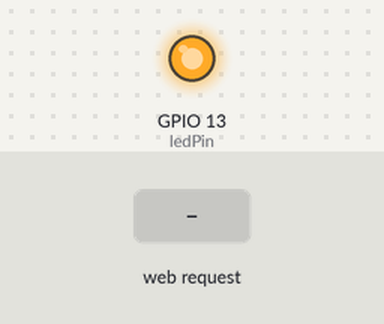
The sketch below on a simulated ESP8266 (NodeMCU). On the bench: output pins drawn as LEDs (lit = HIGH). The test bench sets the inputs (shaded band). WiFi joins after 1.5 s; servers stay silent unless stated; what the sketch prints to the serial monitor is not drawn.

Above: at 2.8 s.
2.9 s: HTTP request GET /LED=ON received
At 3.6 s:
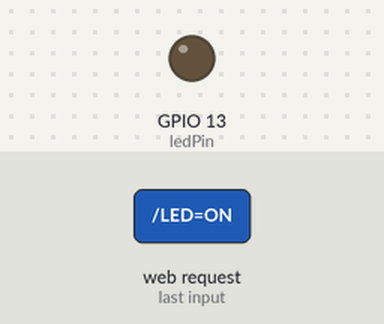
Timing chart, 0 to 5.9 s (numbered marks = the images above; inputs shaded):
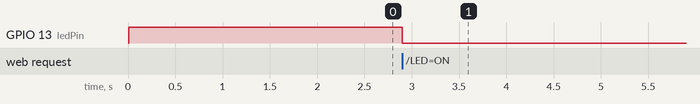

The sketch:

1-_success.ino
```cpp
#include <ESP8266WiFi.h>

 const char* ssid = "ACSLab2.4G";// 본인 스마트 폰 핫스팟의 ID
 const char* password = "acsl0103";// 본인 스마트 폰 핫스팟의 비밀번호

 int ledPin = 13; //
 WiFiServer server(80);

 void setup() {
   Serial.begin(115200);
   delay(10);

   pinMode(ledPin, OUTPUT);
   digitalWrite(ledPin, HIGH);

   // Set WiFi to station mode and disconnect from an AP if it was previously connected
   WiFi.mode(WIFI_STA);
   WiFi.disconnect();
   delay(100);

   Serial.println("Setup done");

   // Connect to WiFi network
   Serial.println();
   Serial.println();
   Serial.print("Connecting to ");
   Serial.println(ssid);

   WiFi.begin(ssid, password);

   while (WiFi.status() != WL_CONNECTED) {
     delay(500);
     Serial.print(".");
   }
   Serial.println("");
   Serial.println("WiFi connected");

   // Start the server
   server.begin();
   Serial.println("Server started");

   // Print the IP address
   Serial.print("Use this URL to connect: ");
   Serial.print("http://");
   Serial.print(WiFi.localIP());
   Serial.println("/");

 }

 void loop() {
   // Check if a client has connected
   WiFiClient client = server.available();
   if (!client) {
     return;
   }

   // Wait until the client sends some data
   Serial.println("new client");
   while(!client.available()){
     delay(1);
   }

   // Read the first line of the request
   String request = client.readStringUntil('\r');
   Serial.println(request);
   client.flush();

   // Match the request

   int value = LOW;
   if (request.indexOf("/LED=ON") != -1)  {
     digitalWrite(ledPin, LOW);
     value = HIGH;
   }

 // Set ledPin according to the request

   // Return the response
   client.println("HTTP/1.1 200 OK");
   client.println("Content-Type: text/html");
   client.println(""); //  do not forget this one
   client.println("<!DOCTYPE HTML>");

client.print("<html>");
client.print("<head>");

//client.print("<script src='https://ajax.googleapis.com/ajax/libs/jquery/3.1.1/jquery.min.js'></script>");
client.print("<div style='text-align:center;width:400px;padding:1em 0;'> <h2><a style='text-decoration:none;'");
client.print("href='http://www.zeitverschiebung.net/en/city/1835848'><span style='color:gray;'>");
client.print("Current local time in</span><br />Seoul, South Korea</a></h2> ");
client.print("<iframe src='http://www.zeitverschiebung.net/clock-widget-iframe-v2?language=en&timezone=Asia%2FSeoul'");
client.print("width='100%' height='150' frameborder='0' seamless></iframe> <small style='color:gray;'>© ");
client.print("<a href='http://www.zeitverschiebung.net/en/' style='color: gray;'>Time Difference</a></small> </div>");

client.print("</body>");
   client.println("</html>");
   delay(1);
   Serial.println("Client disonnected");
   Serial.println("");

 }
```

Measured:
- after the input at 2.9 s, GPIO 13 (ledPin): HIGH → LOW at once
